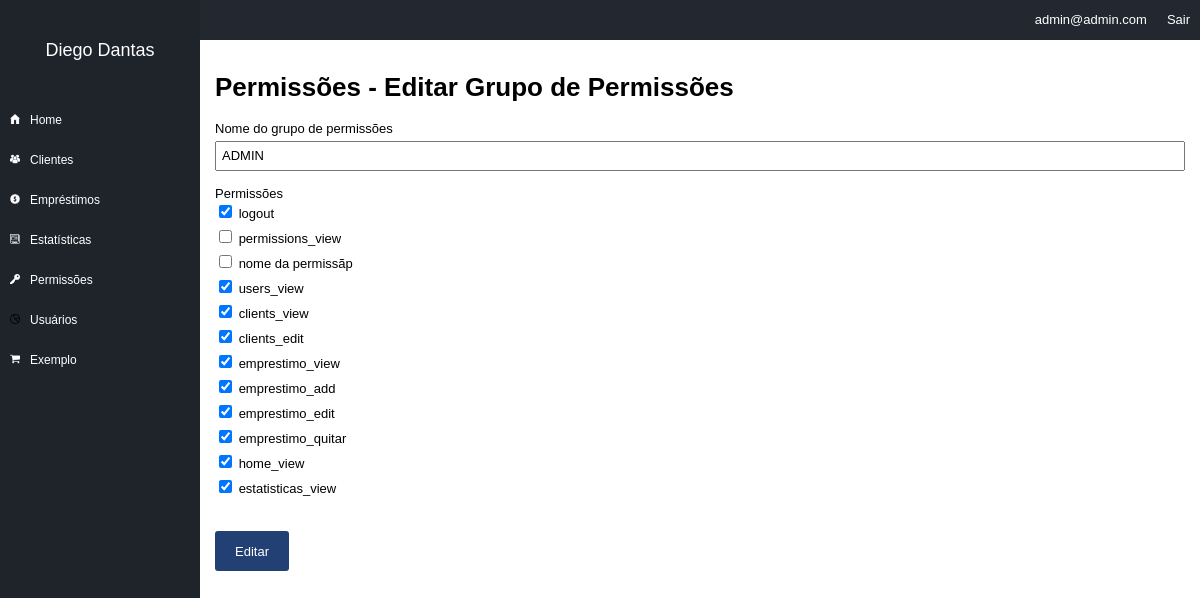
The page /permissions/edit_group/2 (signed in) on the database its author committed.
### tables this page shows
CREATE TABLE `permission_groups` (
  `id` int(11) NOT NULL,
  `id_company` int(11) NOT NULL,
  `name` varchar(100) NOT NULL,
  `params` varchar(255) NOT NULL
);

CREATE TABLE `permission_params` (
  `id` int(11) NOT NULL,
  `id_company` int(11) NOT NULL,
  `name` varchar(100) NOT NULL
);

### core/Controller.php (called while the page is built, shortened)
<?php
class controller {
	public function loadTemplate($viewName, $viewData = array()) {
		include 'views/template.php';
	}
	public function loadViewInTemplate($viewName, $viewData) {
		extract($viewData);
		include 'views/'.$viewName.'.php';
	}
}

### core/Core.php (called while the page is built, shortened)
<?php
class Core {
	public function run() {
        $url = explode('index.php', $_SERVER['PHP_SELF']);
        $url = end($url);
		$params = array();
		if(!empty($url) && $url != '/') {
			$url = explode('/', $url);
			array_shift($url);
			array_shift($url);
			if(isset($url[0])) {
				$currentAction = $url[0];
				array_shift($url);
			} else {
				$currentAction = 'index';
			}
			if(count($url) > 0) {
				$params = $url;
			}
		} else {
			$currentController = 'homeController';
			$currentAction = 'index';
		}
		$c = new $currentController();
		call_user_func_array(array($c, $currentAction), $params);
	}
}

### index.php (called while the page is built, shortened)
<?php
require 'config.php';
$core = new Core();
$core->run();
?>

### core/Model.php (called while the page is built, shortened)
<?php
class model {
	public function __construct() {
		global $config;
		$this->db = new PDO("mysql:dbname=".$config['dbname'].";host=".$config['host'], $config['dbuser'], $config['dbpass']);
	}
}
?>

### config.php (called while the page is built, shortened)
<?php
$config = array();
if(ENVIRONMENT == 'development') {
	$config['dbname'] = 'financeiro';
	$config['host'] = 'localhost';
	$config['dbuser'] = 'root';
	$config['dbpass'] = '';
} else {
	$config['dbname'] = 'financeiro';
	$config['host'] = 'localhost';
	$config['dbuser'] = 'root';
	$config['dbpass'] = 'root';
}
?>

### models/Permissions.php (called while the page is built, shortened)
<?php
class Permissions extends model {
	public function getList($id_company) {
		$array = array();
		$sql = $this->db->prepare("SELECT * FROM permission_params WHERE id_company = :id_company");
		$sql->bindValue(":id_company", $id_company);
		$sql->execute();
		if($sql->rowCount() > 0) {
			$array = $sql->fetchAll();
		}
		return $array;
	}
	public function getGroup($id, $id_company) {
		$array = array();
		$sql = $this->db->prepare("SELECT * FROM permission_groups WHERE id = :id AND id_company = :id_company");
		$sql->bindValue(":id", $id);
		$sql->bindValue(":id_company", $id_company);
		$sql->execute();
		if($sql->rowCount() > 0) {
			$array = $sql->fetch();
			$array['params'] = explode(',', $array['params']);
		}
		return $array;
	}
}

### models/Users.php (called while the page is built, shortened)
<?php
class Users extends model {
	private $userInfo;
	public function setLoggedUser() {
		if(isset($_SESSION['ccUser']) && !empty($_SESSION['ccUser'])) {
			$id = $_SESSION['ccUser'];
			$sql = $this->db->prepare("SELECT * FROM users WHERE id = :id");
			$sql->bindValue(':id', $id);
			$sql->execute();
			if($sql->rowCount() > 0) {
				$this->userInfo = $sql->fetch();
			}
		}
	}
	public function getCompany() {
		if(isset($this->userInfo['id_company'])) {
			return $this->userInfo['id_company'];
		} else {
			return 0;
		}
	}
}

### views/permissions_editgroup.php (the view)
<h1>Permissões - Editar Grupo de Permissões</h1>
<form method="POST">
	<label for="name">Nome do grupo de permissões</label><br/>
	<input type="text" name="name" value="<?php echo $group_info['name']; ?>" /><br/><br/>
	<label>Permissões</label><br/>
	<?php foreach($permissions_list as $p): ?>
	<div class="p_item">
		<input type="checkbox" name="permissions[]" value="<?php echo $p['id']; ?>" id="p_<?php echo $p['id']; ?>" <?php echo (in_array($p['id'], $group_info['params']))?'checked="checked"':''; ?> />
		<label for="p_<?php echo $p['id']; ?>"><?php echo $p['name']; ?></label>
	</div>
	<?php endforeach; ?>
	<br/><br/>
	<input type="submit" value="Editar" />
</form>

### assets/css/template.css (style rules this page uses)
body { margin:0; padding:0; font-size:13px; font-family:Arial; }
input[type=text], input[type=email], input[type=password], input[type=number], select, textarea { width:100%; height:30px; font-size:13px; outline:0; padding-left:5px; padding-right:5px; margin-top:5px; }
input[type=submit], button, .button { border:0px; background-color:#224074; color:#FFF; height:40px; line-height: 40px; border-radius:3px; padding-left:20px; padding-right:20px; cursor:pointer; font-size:13px; display: inline-block; }
.p_item { height:25px; line-height: 25px; }

### rows shown on the page
permission_groups: name "ADMIN"
permission_params: id "☑", name "logout"
permission_params: name "permissions_view"
permission_params: name "nome da permissãp"
permission_params: id "☑", name "users_view"
permission_params: id "☑", name "clients_view"
permission_params: id "☑", name "clients_edit"
permission_params: id "☑", name "emprestimo_view"
permission_params: id "☑", name "emprestimo_add"
permission_params: id "☑", name "emprestimo_edit"
permission_params: id "☑", name "emprestimo_quitar"
permission_params: id "☑", name "home_view"
permission_params: id "☑", name "estatisticas_view"

### other values the page prints
$viewData['company_name'] "Diego Dantas"
$viewData ['user_email'] "admin@admin.com"
